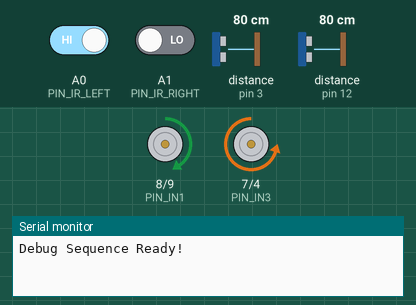
This sketch was run on a simulated Arduino Uno, built with avr-gcc and run on an emulated ATmega328P. Parts: motor-driver pin pairs drawn as motors (green arrow = first pin HIGH = forward, orange = second pin HIGH = backward, longer = more drive, scaled by the enable pin), the last lines printed to the serial monitor. Wiring (inferred from the names in the program): 2 × ultrasonic range finder: trigger pin 2, echo pin 3 / trigger pin 11, echo pin 12. Inputs (shaded band) come from the test bench; at power-on: distance to the obstacle (sensors on pin 3, pin 12) 80 cm, A0 (PIN_IR_LEFT) HIGH, A1 (PIN_IR_RIGHT) LOW. The echo pulse lasts 58.3 µs per cm.

Above: at 1.2 s.
1.3 s: distance to the obstacle (sensor on pin 3) set to 28 cm
2.8 s: distance to the obstacle (sensor on pin 3) set to 22 cm
At 4.1 s:
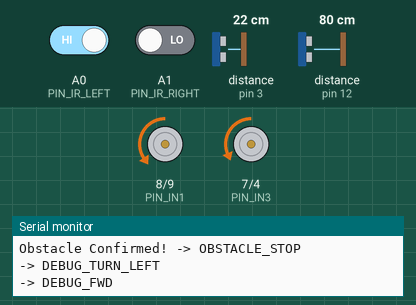
At 5.6 s:
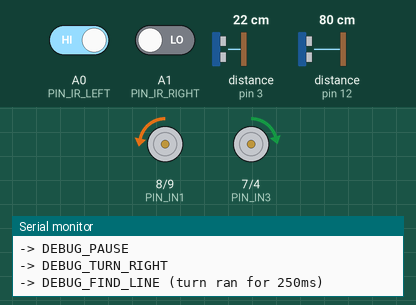
5.8 s: A0 (PIN_IR_LEFT) driven LOW
At 8.16 s:
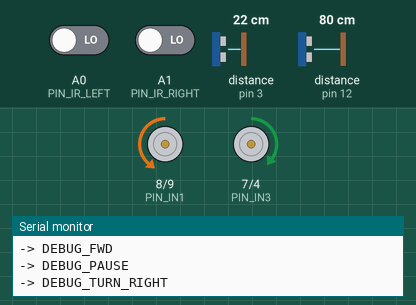
8.8 s: A1 (PIN_IR_RIGHT) driven HIGH
11.8 s: A0 (PIN_IR_LEFT) driven HIGH
Timing chart, 0 to 15.8 s (numbered marks = the images above; inputs shaded):
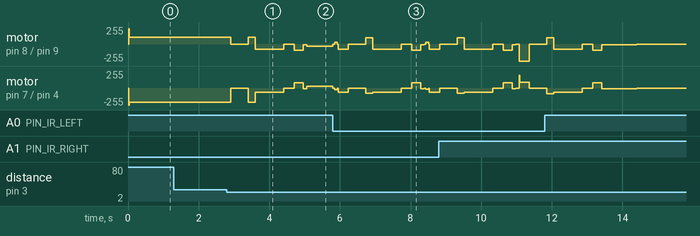

The sketch:

obstacle_avoiding.ino
```cpp
const float leftBoost = 1.2;
const float leftBoostTurn = 1.2;

constexpr float PID_KP = 150.0;
constexpr float PID_KI = 0.0;
constexpr float PID_KD = 30.0;
int lineDetectCounter = 0;
unsigned long alignStartTime = 0;

constexpr int SPEED_BASE    = 65;
constexpr int SPEED_MAX     = 255;
constexpr int SPEED_TURN    = 80;
constexpr int SPEED_SEARCH  = 10;

constexpr int OBSTACLE_DISTANCE = 25;
constexpr int OBSTACLE_CONFIRM  = 3;

constexpr unsigned long STOP_DELAY            = 500;
constexpr unsigned long DEBUG_TURN_LEFT_TIME  = 200;
constexpr unsigned long DEBUG_FWD_TIME        = 800;
constexpr unsigned long DEBUG_PAUSE_TIME      = 300;
constexpr unsigned long DEBUG_TURN_RIGHT_TIME = 250;

constexpr unsigned long DEBUG_BLIND_FWD_TIME  = 600;
constexpr unsigned long DEBUG_SEARCH_TIMEOUT  = 1000;

constexpr unsigned long PID_INTERVAL_MS = 20;
constexpr float         PID_DT          = PID_INTERVAL_MS / 1000.0;
constexpr float         PID_CORRECTION_CLAMP = 255.0;

unsigned long obstacleCheckInterval = 50;
unsigned long lastObstacleCheck     = 0;
int  obstacleCheckCount = 0;
bool obstacleFlag = false;

constexpr uint8_t PIN_IR_LEFT  = A0;
constexpr uint8_t PIN_IR_RIGHT = A1;

constexpr uint8_t PIN_ENA = 6;
constexpr uint8_t PIN_IN1 = 8;
constexpr uint8_t PIN_IN2 = 9;

constexpr uint8_t PIN_ENB = 5;
constexpr uint8_t PIN_IN3 = 7;
constexpr uint8_t PIN_IN4 = 4;

constexpr uint8_t PIN_TRIG_LEFT  = 2;
constexpr uint8_t PIN_ECHO_LEFT  = 3;
constexpr uint8_t PIN_TRIG_RIGHT = 11;
constexpr uint8_t PIN_ECHO_RIGHT = 12;

enum RobotState {
  LINE_FOLLOW,
  OBSTACLE_STOP,
  DEBUG_TURN_LEFT,
  DEBUG_FWD,
  DEBUG_PAUSE,
  DEBUG_TURN_RIGHT,
  DEBUG_FIND_LINE,
  DEBUG_ALIGN_LINE,
  DEBUG_STOP
};

RobotState currentState = LINE_FOLLOW;
unsigned long stateStartTime = 0;
bool rightSignalGiven = false;

float pidIntegral  = 0;
float pidLastError = 0;
unsigned long pidLastTime = 0;
int lastLineError = 0;

int getDistance(uint8_t trigPin, uint8_t echoPin) {
  digitalWrite(trigPin, LOW);
  delayMicroseconds(2);
  digitalWrite(trigPin, HIGH);
  delayMicroseconds(10);
  digitalWrite(trigPin, LOW);

  long duration = pulseIn(echoPin, HIGH, 30000);
  if (duration == 0) return -1;

  int d = duration * 0.034 / 2;
  return (d < 2 || d > 400) ? -1 : d;
}

void updateObstacleCheck() {
  unsigned long now = millis();
  if (now - lastObstacleCheck < obstacleCheckInterval) return;
  lastObstacleCheck = now;

  int dL = getDistance(PIN_TRIG_LEFT,  PIN_ECHO_LEFT);
  int dR = getDistance(PIN_TRIG_RIGHT, PIN_ECHO_RIGHT);

  int currentLimit = (currentState == LINE_FOLLOW) ? OBSTACLE_DISTANCE : 15;
  bool hit = (dL > 0 && dL < currentLimit) || (dR > 0 && dR < currentLimit);

  if (hit) {
    obstacleCheckCount++;
    if (obstacleCheckCount >= OBSTACLE_CONFIRM) {
      obstacleFlag = true;
    }
  } else {
    obstacleCheckCount = 0;
    obstacleFlag = false;
  }
}

int lineError() {
  int L = digitalRead(PIN_IR_LEFT);
  int R = digitalRead(PIN_IR_RIGHT);

  if (L == LOW && R == HIGH) { lastLineError = 1;  return 1; }
  if (L == HIGH && R == LOW) { lastLineError = -1; return -1; }
  if (L == LOW && R == LOW)  { lastLineError = 0;  return 0; }

  if (L == HIGH && R == HIGH) {
    if (lastLineError < 0) return -2;
    if (lastLineError > 0) return 2;
    return 0;
  }
  return 0;
}

void setMotors(int leftSpeed, int rightSpeed) {
  int boostedLeft = constrain((int)(leftSpeed * leftBoost), -SPEED_MAX, SPEED_MAX);
  int finalRight  = constrain(rightSpeed, -SPEED_MAX, SPEED_MAX);

  analogWrite(PIN_ENA, abs(boostedLeft));
  digitalWrite(PIN_IN1, boostedLeft  < 0 ? HIGH : LOW);
  digitalWrite(PIN_IN2, boostedLeft  > 0 ? HIGH : LOW);

  analogWrite(PIN_ENB, abs(finalRight));
  digitalWrite(PIN_IN3, finalRight < 0 ? HIGH : LOW);
  digitalWrite(PIN_IN4, finalRight > 0 ? HIGH : LOW);
}

void setMotorsTurn(int leftSpeed, int rightSpeed) {
  int finalLeft  = constrain((int)(leftSpeed * leftBoostTurn), -SPEED_MAX, SPEED_MAX);
  int finalRight = constrain(rightSpeed, -SPEED_MAX, SPEED_MAX);

  analogWrite(PIN_ENA, abs(finalLeft));
  digitalWrite(PIN_IN1, finalLeft  < 0 ? HIGH : LOW);
  digitalWrite(PIN_IN2, finalLeft  > 0 ? HIGH : LOW);

  analogWrite(PIN_ENB, abs(finalRight));
  digitalWrite(PIN_IN3, finalRight < 0 ? HIGH : LOW);
  digitalWrite(PIN_IN4, finalRight > 0 ? HIGH : LOW);
}

void stopMotors() {
  setMotors(0, 0);
}

void resetPID() {
  pidIntegral = 0;
  pidLastError = 0;
  pidLastTime = millis();
}

void handleLineFollow() {
  if (obstacleFlag) {
    stopMotors();
    currentState   = OBSTACLE_STOP;
    stateStartTime = millis();
    obstacleCheckInterval = 150;
    obstacleFlag = false;
    obstacleCheckCount = 0;
    Serial.println("Obstacle Confirmed! -> OBSTACLE_STOP");
    return;
  }

  unsigned long now = millis();
  if (now - pidLastTime < PID_INTERVAL_MS) return;
  pidLastTime = now;

  float error      = lineError();
  pidIntegral     += error * PID_DT;
  pidIntegral      = constrain(pidIntegral, -10.0, 10.0);
  float derivative = (error - pidLastError) / PID_DT;
  pidLastError     = error;

  float correction = PID_KP * error + PID_KI * pidIntegral + PID_KD * derivative;
  correction = constrain(correction, -PID_CORRECTION_CLAMP, PID_CORRECTION_CLAMP);

  setMotors(SPEED_BASE + (int)correction, SPEED_BASE - (int)correction);
}

void handleObstacleStop() {
  if (millis() - stateStartTime >= STOP_DELAY) {
    currentState   = DEBUG_TURN_LEFT;
    stateStartTime = millis();
    Serial.println("-> DEBUG_TURN_LEFT");
  }
}

void handleDebugTurnLeft() {
  setMotorsTurn(-SPEED_TURN, SPEED_TURN);
  if (millis() - stateStartTime >= DEBUG_TURN_LEFT_TIME) {
    currentState   = DEBUG_FWD;
    stateStartTime = millis();
    Serial.println("-> DEBUG_FWD");
  }
}

void handleDebugFwd() {
  setMotors(SPEED_BASE, SPEED_BASE);
  if(millis() - stateStartTime >= DEBUG_FWD_TIME) {
    currentState = DEBUG_PAUSE;
    stateStartTime = millis();
    Serial.println("-> DEBUG_PAUSE");
  }
}

void handleDebugPause() {
  stopMotors();
  if (millis() - stateStartTime >= DEBUG_PAUSE_TIME) {
    currentState   = DEBUG_TURN_RIGHT;
    stateStartTime = millis();
    Serial.println("-> DEBUG_TURN_RIGHT");
  }
}

void handleDebugTurnRight() {
  setMotorsTurn(SPEED_TURN, -SPEED_TURN);
  if (millis() - stateStartTime >= DEBUG_TURN_RIGHT_TIME) {
    unsigned long actualTurnDuration = millis() - stateStartTime;
    currentState      = DEBUG_FIND_LINE;
    stateStartTime    = millis();
    rightSignalGiven  = false;
    Serial.print("-> DEBUG_FIND_LINE (turn ran for ");
    Serial.print(actualTurnDuration);
    Serial.println("ms)");
  }
}

void handleDebugFindLine() {
  bool left  = digitalRead(PIN_IR_LEFT) == LOW;
  bool right = digitalRead(PIN_IR_RIGHT) == LOW;

  if(millis() - stateStartTime < 100) {
    setMotors(12,12);
    return;
  }

  if(!left && right) {
    setMotorsTurn(25,-25);
    return;
  }

  if(left && right) {
    stopMotors();
    delay(50);
    setMotorsTurn(-20,20);
    delay(80);
    stopMotors();
    resetPID();
    currentState = LINE_FOLLOW;
    Serial.println("BOTH SENSOR -> LINE FOLLOW");
    return;
  }

  if(left && !right) {
    stopMotors();
    delay(80);
    resetPID();
    currentState = LINE_FOLLOW;
    Serial.println("LEFT SENSOR -> LINE FOLLOW");
    return;
  }

  setMotors(10,10);

  if(millis()-stateStartTime > DEBUG_SEARCH_TIMEOUT) {
    stopMotors();
    currentState = DEBUG_STOP;
    Serial.println("LINE SEARCH FAILED");
  }
}

void handleDebugAlignLine() {
  bool left  = digitalRead(PIN_IR_LEFT) == LOW;
  bool right = digitalRead(PIN_IR_RIGHT) == LOW;

  if(left && right) {
    stopMotors();
    delay(30);
    resetPID();
    obstacleCheckInterval = 50;
    currentState = LINE_FOLLOW;
    Serial.println("ALIGNED -> LINE FOLLOW");
    return;
  }

  if(left && !right) {
    setMotorsTurn(25,-25);
    return;
  }

  if(right && !left) {
    setMotorsTurn(-25,25);
    return;
  }

  if(millis()-alignStartTime > 800) {
    resetPID();
    currentState = LINE_FOLLOW;
    Serial.println("ALIGN TIMEOUT -> LINE FOLLOW");
  }
}

void handleDebugStop() {
  stopMotors();
}

void setup() {
  Serial.begin(9600);

  pinMode(PIN_IR_LEFT,  INPUT);
  pinMode(PIN_IR_RIGHT, INPUT);
  pinMode(PIN_TRIG_LEFT,  OUTPUT);
  pinMode(PIN_ECHO_LEFT,  INPUT);
  pinMode(PIN_TRIG_RIGHT, OUTPUT);
  pinMode(PIN_ECHO_RIGHT, INPUT);

  pinMode(PIN_ENA, OUTPUT); pinMode(PIN_IN1, OUTPUT); pinMode(PIN_IN2, OUTPUT);
  pinMode(PIN_ENB, OUTPUT); pinMode(PIN_IN3, OUTPUT); pinMode(PIN_IN4, OUTPUT);

  pidLastTime = millis();
  Serial.println("Debug Sequence Ready!");
}

void loop() {
  if (currentState == LINE_FOLLOW) {
    updateObstacleCheck();
  }

  switch (currentState) {
    case LINE_FOLLOW:      handleLineFollow();      break;
    case OBSTACLE_STOP:    handleObstacleStop();    break;
    case DEBUG_TURN_LEFT:  handleDebugTurnLeft();   break;
    case DEBUG_FWD:        handleDebugFwd();        break;
    case DEBUG_PAUSE:      handleDebugPause();      break;
    case DEBUG_TURN_RIGHT: handleDebugTurnRight();  break;
    case DEBUG_FIND_LINE:  handleDebugFindLine();   break;
    case DEBUG_ALIGN_LINE: handleDebugAlignLine(); break;
    case DEBUG_STOP:       handleDebugStop();       break;
  }
}
```

Measured:
- the behaviour switches between 26 and 25 cm on distance to the obstacle (sensor on pin 3) (found by bisection; images 0 and 1)
- after the input at 1.3 s, every drawn part: stays the same
